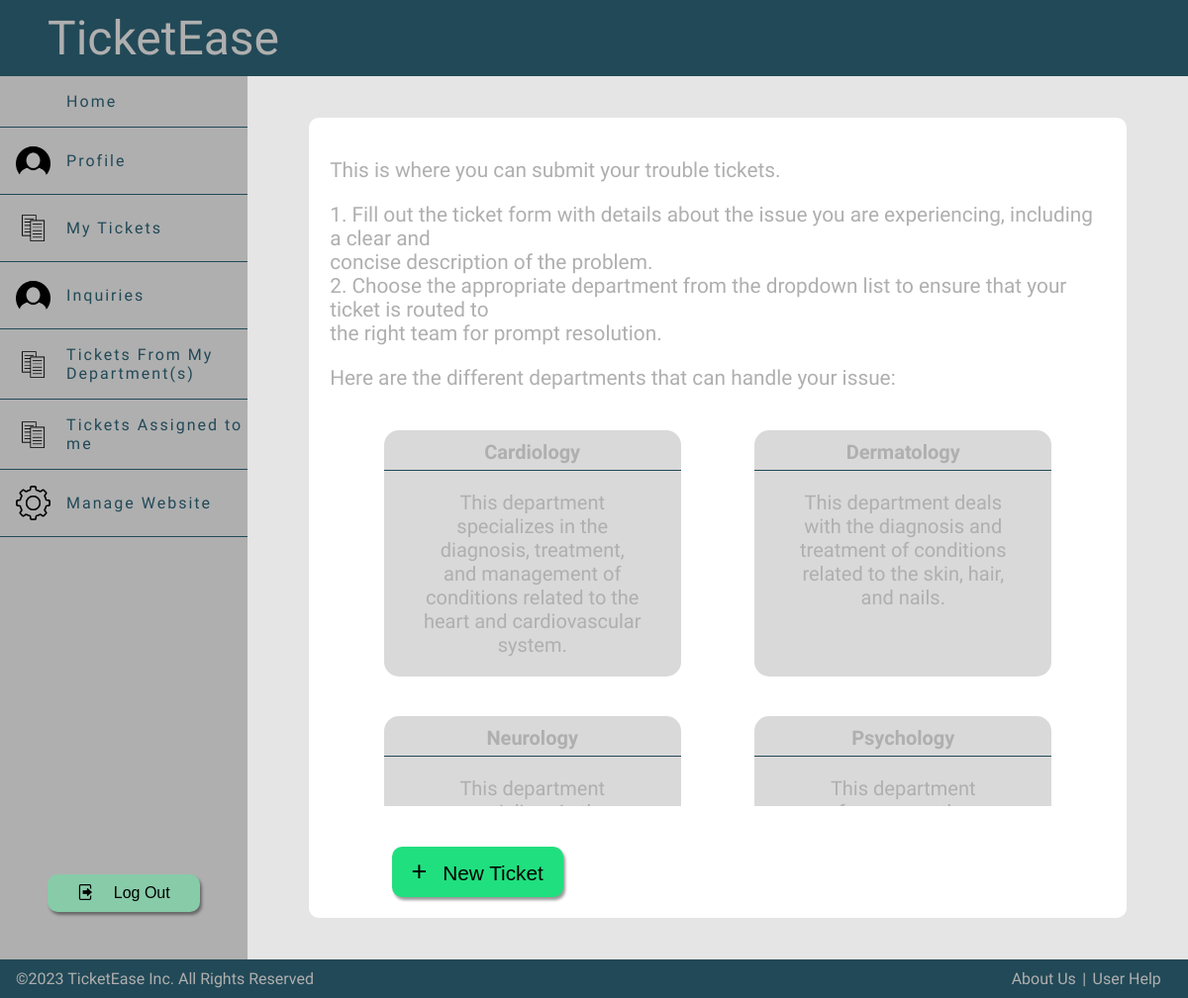
/pages/main.php (signed in), run on the app's committed database.
### tables this page shows
CREATE TABLE Department(
                           idDepartment INTEGER PRIMARY KEY AUTOINCREMENT,
                           name TEXT NOT NULL,
                           description Text,
                           CONSTRAINT UNIQUE_Department_name UNIQUE (name)
);

### pages/main.php (called while the page is built, shortened)
<?php
require_once(dirname(__DIR__).'/templates/common.tpt.php');
require_once(dirname(__DIR__).'/utils/session.php');
drawHeaderMain();
drawAside();
$db = getDatabaseConnection();
$stmt = $db->prepare("Select * From Department");
$stmt->execute();
$departments = $stmt->fetchAll();
drawMainPage($departments, $db);
drawFooterMain();
?>

### utils/session.php (called while the page is built, shortened)
<?php
  class Session {
    public function getId() : ?int {
      return isset($_SESSION['id']) ? $_SESSION['id'] : null;
    }
  }
?>

### classes/user.class.php (called while the page is built, shortened)
<?php
  class User {
    private int $idUser;
    public function __construct(int $idUser, string $name, string $username, string $email, string $password)
    {
      $this->idUser = $idUser;
    }
      function getUserRole($db) : int{
          $stmt = $db->prepare('Select idRole From User_Roles WHERE idUser = ? ORDER BY ROWID DESC LIMIT 1');
          $stmt->execute(array($this->idUser));
          $role = $stmt->fetch();
          return intval($role['idRole']);
      }
    static function getSingleUser(PDO $db, int $id) : User {
      $stmt = $db->prepare('
        SELECT idUser, name,username, email, password
        FROM User
        WHERE idUser = ?
      ');
      $stmt->execute(array($id));
      $user = $stmt->fetch();
      return new User(
        intval($user['idUser']),
        $user['name'],
        $user['username'],
        $user['email'],
        $user['password'],
      );
    }
  }
?>

### templates/common.tpt.php (the view, shortened to what this page needs)
<?php
require_once(dirname(__DIR__).'/database/connection.php');
require_once(dirname(__DIR__).'/classes/user.class.php');
require_once(dirname(__DIR__).'/utils/session.php');
{ ?>
<?php }
function drawFooterMain(){ ?>
    <footer id="footerMain">
        <div> ©2023 TicketEase Inc. All Rights Reserved </div>
        <section id="footerMainRight">
            <a href="../pages/aboutUs.php"> About Us </a>
            <div> | </div>
            <a href="../pages/faq.php"> User Help </a>
        </section>
    </footer>
    </body>
<?php }
{ ?>
<?php }
function drawHeaderMain($scriptPage = null){?>
    <!DOCTYPE html>
    <head>
        <link rel="stylesheet" href="../css/style.css">
    </head>
    <body>
    <?php
        $db=getDatabaseConnection();
        $session = new Session();
        $user = User::getSingleUser($db, $session->getId());
        $role = $user->getUserRole($db);
    ?>
    <header id ="HeaderMain">
        TicketEase
                    <?php
                        if($role>1) drawAsideAgent();
                    ?>
    </header>
<?php }
function drawAside(){
    $db=getDatabaseConnection();
    $session = new Session();
    $user = User::getSingleUser($db, $session->getId());
    $role = $user->getUserRole($db);
    ?>
    <aside>
        <a href="../pages/main.php" id="HomeButton">
            Home
        </a>
        <a href="../pages/profile.php" id="ProfileButton">
            <img src="../docs/images/imagem-do-usuario-com-fundo-preto.png" alt="">
            Profile
        </a>
        <a href="../pages/mytickets.php" id="MyTicketsButton">
            <img src="../docs/images/—Pngtree—vector%20files%20icon_3788102.png" alt="">
            My Tickets
        </a>
        <a href="../pages/inquiries.php" id="InquiriesButton">
            <img src="../docs/images/imagem-do-usuario-com-fundo-preto.png" alt="">
            Inquiries
        </a>
        <?php
            if($role>1) drawAsideAgent();
            if($role>2) drawAsideAdmin();
        ?>
        <form action="../actions/action_logout.php" method="post">
            <button type="submit" id="logout-button">
                <img src="../docs/images/kisspng-computer-icons-login-download-logout-5b2a945b7528f7.8498128615295171474799.png" alt="">
                Log Out
            </button>
        </form>
    </aside>
<?php }
function drawAsideAgent(){ ?>
    <a href="../pages/openTickets.php" id="TicketsOpenButton">
        <img src="../docs/images/—Pngtree—vector%20files%20icon_3788102.png">
        Tickets From My Department(s)
    </a>
    <a href="../pages/myAssignedTickets.php" id="AssignedTicketsButton">
        <img src="../docs/images/—Pngtree—vector%20files%20icon_3788102.png">
        Tickets Assigned to me
    </a>
<?php }
function drawAsideAdmin(){ ?>
    <div id="AsideAdmin">
        <a id="ManageWebsite">
            <img src="../docs/images/definition.png">
            Manage Website
        </a>
    </div>
<?php }
function drawAsideAdminResponsive(){ ?>
<?php }
function drawMainPage(array $departments, PDO $db) { ?>
    <main id="HomePageContent">
    <article>
        <p>This is where you can submit your trouble tickets.</p>
        <p>1. Fill out the ticket form with details about the issue you are experiencing, including a clear and <br>
            concise description of the problem.<br>
            2. Choose the appropriate department from the dropdown list to ensure that your ticket is routed to <br>
            the right team for prompt resolution.</p>
        <p> Here are the different departments that can handle your issue:</p>
    </article>
    <article id="DepartmentsMain" class="MainOverflow">
    <?php foreach ($departments as $department) { ?>
            <section class="ADepartmentMain">
                <h4>
                    <?php echo $department['name'] ?>
                </h4>
                <p>
                    <?php echo $department['description'] ?>
                </p>
            </section>
        <?php } ?>
    </article>
        <a href="../pages/newTicket.php">
            <button class="CreateNewTicket"> <span>+</span> New Ticket</button>
        </a>
</main>
<?php }

### css/style.css (style rules this page uses)
body { display: grid; grid-template-rows: auto 1fr auto; grid-template-columns: auto 1fr ; color:#AFAFAF; margin: 0; padding: 0; min-height: 100vh; }
#footerMain { grid-row: 3; grid-column: 1 / 3; display: flex; background-color: #224957; padding: 10px 1em; }
footer>section>a { color: #AFAFAF; text-decoration: none; margin: 0 0.5em; }
#footerMainRight { position: absolute; right: 1.5em; display: flex; }
#footerMainRight>div, #footerMainRight>a { margin: 0 0.2em; }
#HeaderMain { grid-row: 1; grid-column: 1 / 3; display: flex; background-color: #224957; padding: 10px 1em; justify-content: space-between; }
#HeaderMain { font-size:3rem; }
aside { grid-row: 2; grid-column: 1; width: 250px; position: relative; background-color: #AFAFAF; color:#224957; letter-spacing: 2px; display: flex; flex-direction: column; }
aside a > img { width: 15%; align-content: left; margin-right: 1em; }
aside a { display: flex; align-content: left; justify-content: left; text-decoration: none; color: #224957; padding-top: 1em; padding-bottom: 1em; padding-left: 1em; align-items: center; border-bottom: #224957 1px solid; }
button { cursor: pointer; z-index: 1; }
aside > form { position: absolute; bottom:3em; }
button { border: none; border-radius: 10px; cursor: pointer; box-shadow: 2px 3px 3px rgba(0, 0, 0, 0.4); transform: translateY(0); transition: all 0.1s; }
#logout-button { display: flex; justify-content: space-evenly; background-color: #87CBA9; margin-left: 3em; margin-right: 3em; padding: 10px; font-size: 1em; }
#logout-button > img { width: 12%; }
main { font-size: 1.3em; background-color: white; display: block; margin: 2em 3em; padding: 1em; border-radius: 10px; }
#DepartmentsMain, #DepartmentsAdmin { display: flex; flex-wrap: wrap; justify-content: space-evenly; }
.MainOverflow { max-height: 400px ; overflow-y: auto; }
.ADepartmentMain { background-color: #D9D9D9; width: 400px; border-radius: 15px; text-align: center; margin: 1em; }
.ADepartmentMain > h4 { margin: 0.5em 0; padding-bottom: 0.3em; border-bottom: #224957 1px solid; }
.ADepartmentMain > p { padding: 0 1em; margin: 1em; }
.CreateNewTicket { margin: 2em 3em 0 3em; padding: 10px 20px; background-color: #20DF7F; font-size: 1em; }
.CreateNewTicket > span { font-size: 1.3em; padding-right: 10px; }
#AsideAdmin { position: relative; }
@media only screen and (max-width:1390px) { .ADepartmentMain { width: 300px; font-size: 20px; } }

### data on the page
department: name "Cardiology", description "This department specializes in the diagnosis, treatment, and management of conditions related to the heart and cardiovascular system."
department: name "Dermatology", description "This department deals with the diagnosis and treatment of conditions related to the skin, hair, and nails."
department: name "Neurology", description "This department…"
department: name "Psychology", description "This department…"
